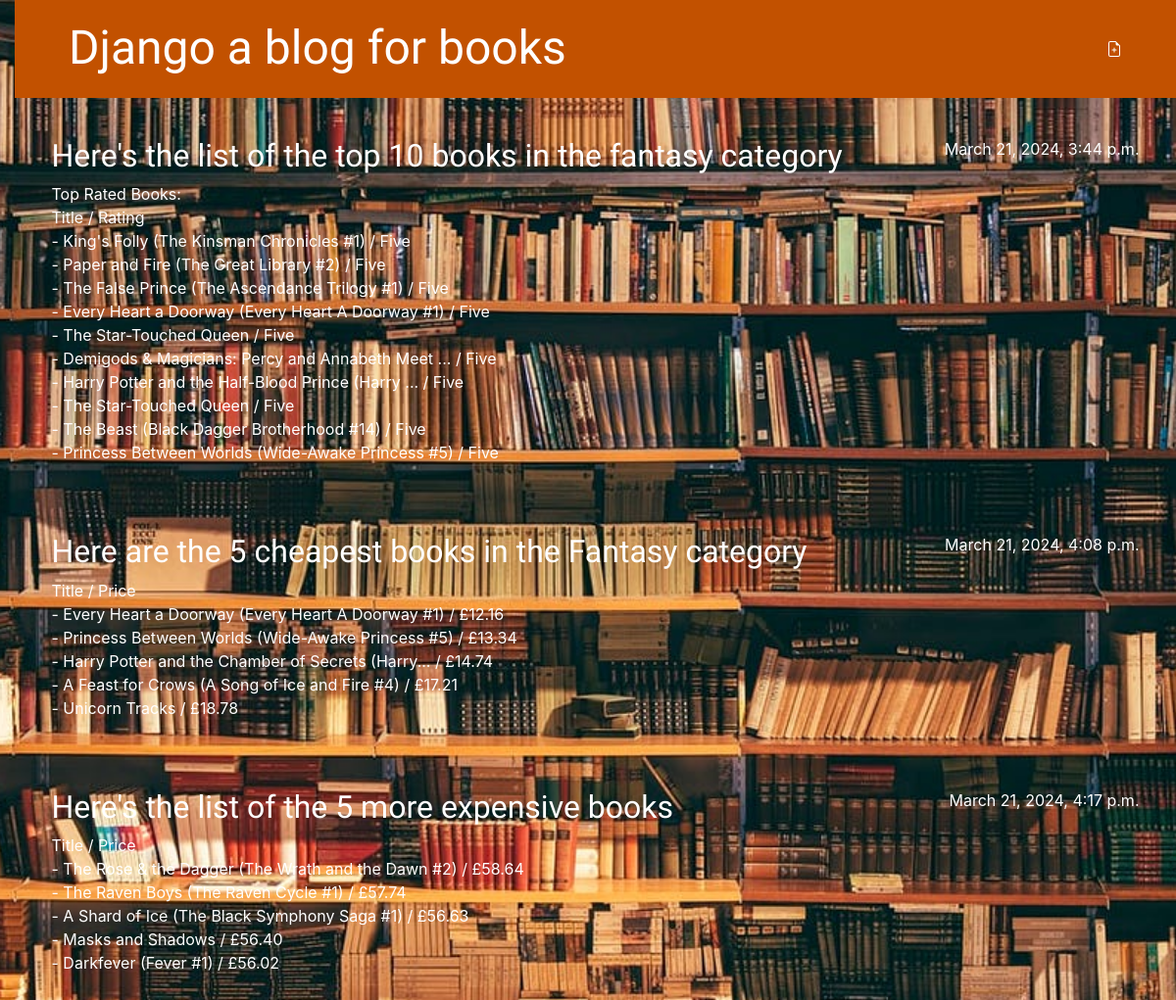
The page / on the database its author committed.
### blog/models.py (models this page shows, shortened)
class Post(models.Model):
    author = models.ForeignKey(settings.AUTH_USER_MODEL, on_delete=models.CASCADE)
    title = models.CharField(max_length=200)
    text = models.TextField()
    created_date = models.DateTimeField(default=timezone.now)
    published_date = models.DateTimeField(blank=True, null=True)

### blog/views.py (the view)
# urls.py: path('', views.post_list, name='post_list'),
def post_list(request):
    posts = Post.objects.filter(published_date__lte=timezone.now()).order_by('published_date')
    return render(request, 'blog/post_list.html', {'posts': posts})

### blog/templates/blog/post_list.html
{% extends 'blog/base.html' %}
{% block content %}
    {% for post in posts %}
        <article class="post">
            <time style="color: white;" class="date">
                {{ post.published_date }}
            </time>
            <h2><a style="color: white;" href="{% url 'post_detail' pk=post.pk %}">{{ post.title }}</a></h2>
            <p>{{ post.text|linebreaksbr }}</p>
        </article>
    {% endfor %}
{% endblock %}

### blog/static/css/blog.css (style rules this page uses)
h1 a, h2 a { color: #C25100; font-family: 'Lobster'; }
body { padding-left: 15px; background-image: url('/static/images/bib.jpg'); background-size: cover; background-position: center; background-repeat: no-repeat; }
h1, h2, h3, h4 { font-family: 'Lobster', cursive; }
.date { color: #828282; }
.post { margin-bottom: 70px; }
.post h2 a, .post h2 a:visited { color: #000000; }
.post > .date, .post > .actions { float: right; }

### rows shown on the page
Post: published_date "March 21, 2024, 3:44 p.m.", title "Here's the list of the top 10 books in the fantasy category", text "Top Rated Books: Title / Rating - King's Folly (The Kinsman Chronicles #1) / Five - Paper and Fire (The Great Library #2) / Five - The False Prince (The Ascendance Trilogy #1) / Five - Every Heart a Doorway (Every Heart A Doorway #1) / Five - The Star-Touched Queen / Five - Demigods & Magicians: Percy and Annabeth Meet ... / Five - Harry Potter and the Half-Blood Prince (Harry ... / Five - The Star-Touched Queen / Five - The Beast (Black Dagger Brotherhood #14) / Five - Princess Between Worlds (Wide-Awake Princess #5) / Five"
Post: published_date "March 21, 2024, 4:08 p.m.", title "Here are the 5 cheapest books in the Fantasy category", text "Title / Price - Every Heart a Doorway (Every Heart A Doorway #1) / £12.16 - Princess Between Worlds (Wide-Awake Princess #5) / £13.34 - Harry Potter and the Chamber of Secrets (Harry... / £14.74 - A Feast for Crows (A Song of Ice and Fire #4) / £17.21 - Unicorn Tracks / £18.78"
Post: published_date "March 21, 2024, 4:17 p.m.", title "Here's the list of the 5 more expensive books", text "Title / Price - The Rose & the Dagger (The Wrath and the Dawn #2) / £58.64 - The Raven Boys (The Raven Cycle #1) / £57.74 - A Shard of Ice (The Black Symphony Saga #1) / £56.63 - Masks and Shadows / £56.40 - Darkfever (Fever #1) / £56.02"
